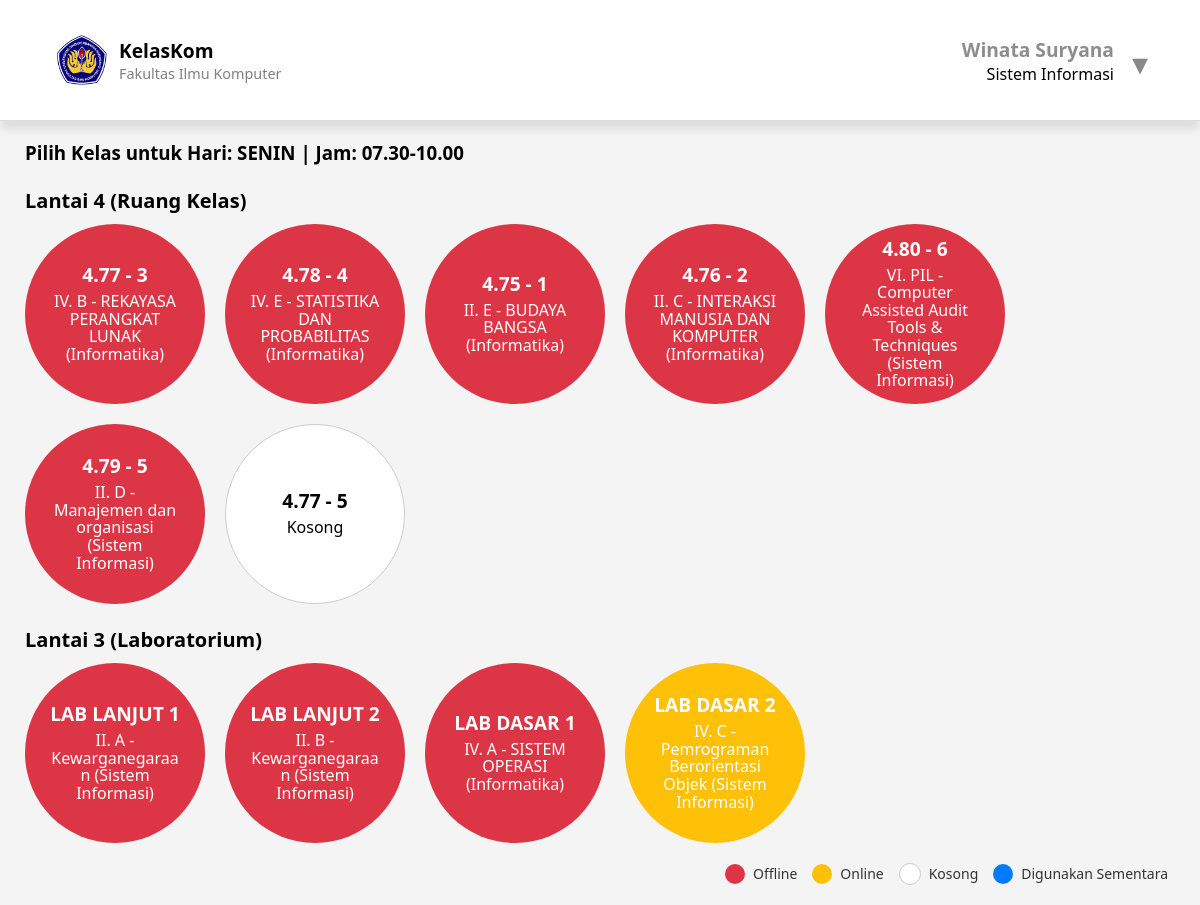
The page /KelasKom/PHP/PilihKelas.php?hari=SENIN&jam=07.30-10.00 (signed in) on the database its author committed.
### tables this page shows
CREATE TABLE `dosmhs` (
  `id_dosmhs` int(11) NOT NULL,
  `username` varchar(50) NOT NULL,
  `prodi` varchar(50) NOT NULL,
  `password` varchar(100) NOT NULL
);

CREATE TABLE `jadwal_matkul` (
  `id` int(11) NOT NULL,
  `hari` varchar(20) NOT NULL,
  `jam` varchar(20) NOT NULL,
  `kode_matkul` varchar(20) NOT NULL,
  `mata_kuliah` varchar(100) NOT NULL,
  `sks` int(1) NOT NULL,
  `dosen` varchar(100) NOT NULL,
  `kelas` varchar(20) NOT NULL,
  `ruangan` varchar(20) NOT NULL,
  `prodi` varchar(20) NOT NULL
);

### KelasKom/PHP/PilihKelas.php (the view, shortened to what this page needs)
<?php
include 'DbKelasKom.php';
$userType = '';
$userIdentifier = '';
if (isset($_SESSION['username'])) {
    $username = mysqli_real_escape_string($conn, $_SESSION['username']);
    $query_admin = mysqli_query($conn, "SELECT username FROM admin WHERE username = '$username'");
    if (mysqli_num_rows($query_admin) > 0) {
        $userType = 'Admin';
        $userIdentifier = $username;
    } else {
        $query_dosmhs = mysqli_query($conn, "SELECT username, prodi FROM dosmhs WHERE username = '$username'");
        if ($data = mysqli_fetch_assoc($query_dosmhs)) {
            $prodi = $data['prodi'];
            $query_dosen = mysqli_query($conn, "SELECT dosen FROM jadwal_matkul WHERE dosen = '$username'");
            if (mysqli_num_rows($query_dosen) > 0) {
                $userType = 'Dosen';
                $userIdentifier = $username;
            } else {
                $userType = ($prodi === 'Sistem Informasi' ? 'Sistem Informasi' : 'Informatika');
                $userIdentifier = $data['username'];
            }
        }
    }
}
$hari = isset($_GET['hari']) ? mysqli_real_escape_string($conn, urldecode($_GET['hari'])) : '';
$jam = isset($_GET['jam']) ? mysqli_real_escape_string($conn, urldecode($_GET['jam'])) : '';
$query_terisi = mysqli_query($conn, "SELECT ruangan, mata_kuliah, kelas, prodi FROM jadwal_matkul WHERE hari = '$hari' AND jam = '$jam'");
function tampilkan_ruangan($ruangan_semua, $isi_kelas, $room_status, $temp_changes, $filter_callback, $hapus_prefix = '') {
    global $hari, $jam, $userType, $userIdentifier;
    $current_time = time();
    foreach (array_unique($ruangan_semua) as $ruangan) {
        if (!$filter_callback($ruangan)) continue;
        $info = 'Kosong';
        $link = '';
        $class = 'kosong';
        $extra_info = '';
        if (isset($temp_changes[$ruangan])) {
            $status = 'temporary';
            $class = 'temporary';
            $info = $temp_changes[$ruangan]['kelas'] . ' - ' . $temp_changes[$ruangan]['mata_kuliah'] . ' (' . $temp_changes[$ruangan]['prodi'] . ')';
            $extra_info = '<span class="used-by">Digunakan sementara oleh ' . htmlspecialchars($temp_changes[$ruangan]['kelas']) . '</span>';
            if ($userType === 'Admin' || $userType === 'PJ Kelas') {
                $link = 'FormPerubahanJadwal.php?hari=' . urlencode($hari) . '&jam=' . urlencode($jam) . '&ruangan=' . urlencode($ruangan) . '&status=temporary';
            }
        } elseif (isset($isi_kelas[$ruangan])) {
            $status = isset($room_status[$ruangan]) && $room_status[$ruangan]['status'] === 'online' && (!isset($room_status[$ruangan]['timer_end']) || $room_status[$ruangan]['timer_end'] > $current_time) ? 'online' : 'offline';
            $class = $status;
            $info = $isi_kelas[$ruangan]['kelas'] . ' - ' . $isi_kelas[$ruangan]['mata_kuliah'] . ' (' . $isi_kelas[$ruangan]['prodi'] . ')';
        } else {
            if ($userType === 'Admin' || $userType === 'PJ Kelas') {
                $link = 'FormPerubahanJadwal.php?hari=' . urlencode($hari) . '&jam=' . urlencode($jam) . '&ruangan=' . urlencode($ruangan) . '&status=kosong';
            }
        }
        $ruangan_display = $hapus_prefix ? trim(preg_replace('/^' . preg_quote($hapus_prefix, '/') . '/i', '', $ruangan)) : $ruangan;
        if ($link && ($userType === 'Admin' || $userType === 'PJ Kelas')) {
            echo '<a href="' . $link . '">
                    <div class="kelas ' . $class . '">
                        <div class="judul-ruangan">' . htmlspecialchars($ruangan_display) . '</div>
                        <span>' . htmlspecialchars($info) . '</span>
                        ' . $extra_info . '
                    </div>
                  </a>';
        } else {
            echo '<div class="kelas ' . $class . '">
                    <div class="judul-ruangan">' . htmlspecialchars($ruangan_display) . '</div>
                    <span>' . htmlspecialchars($info) . '</span>
                    ' . $extra_info . '
                  </div>';
        }
    }
}
?>
<!DOCTYPE html>
<html lang="id">
<head>
  <link rel="stylesheet" href="../CSS/PilihKelas.css">
</head>
<body>
  <header>
    <div class="logo-section">
      <img src="../PIC/logo.png" alt="Logo Fasilkom" />
      <div class="logo-text">
        <span>KelasKom</span>
        <span>Fakultas Ilmu Komputer</span>
      </div>
    </div>
    <div class="user-dropdown">
      <div class="user-label">
        <div class="user-label-content">
          <div class="user-info">
            <strong><?php echo htmlspecialchars($userIdentifier); ?></strong><br />
            <?php echo htmlspecialchars($userType); ?>
          </div>
          <label for="toggle-dropdown" class="arrow">▾</label>
        </div>
      </div>
    </div>
  </header>
  <main>
    <h3>Pilih Kelas untuk Hari: <?= htmlspecialchars($hari) ?> | Jam: <?= htmlspecialchars($jam) ?></h3>
    <div class="lantai">Lantai 4 (Ruang Kelas)</div>
    <div class="kelas-grid">
    </div>
    <div class="lantai">Lantai 3 (Laboratorium)</div>
    <div class="kelas-grid">
    </div>
  </main>
  <div class="color-mean">
    <span class="legend-item offline">Offline</span>
    <span class="legend-item online">Online</span>
    <span class="legend-item kosong">Kosong</span>
    <span class="legend-item temporary">Digunakan Sementara</span>
  </div>
</body>
</html>

### KelasKom/CSS/PilihKelas.css (style rules this page uses)
* { box-sizing: border-box; text-decoration: none; }
body { margin: 0; font-family: 'Segoe UI', sans-serif; background: #f4f4f4; }
header { display: flex; justify-content: space-between; align-items: center; padding: 35px 32px; background-color: white; border-bottom: 1px solid #ddd; background-color: white; box-shadow: 0 8px 10px rgba(0, 0, 0, 0.1); }
.logo-section { display: flex; align-items: center; padding-left: 25px; }
.logo-section img { width: 50px; height: 50px; margin-right: 12px; }
.logo-text { display: flex; flex-direction: column; }
.logo-text span:first-child { font-weight: bold; font-size: 1.2em; }
.logo-text span:last-child { font-size: 0.9em; color: gray; }
.user-info { text-align: right; margin-right: 32px; }
.user-info strong { font-size: 1.2em; color: #8d8d8d; }
.user-dropdown { position: relative; display: inline-block; }
.user-label { cursor: pointer; display: inline-block; text-align: right; }
.user-label-content { display: flex; align-items: center; gap: 6px; }
.arrow { margin-left: -20px; margin-right: 20px; font-size: 2.0em; color: #888; position: relative; top: 2px; cursor: pointer; transition: color 0.2s ease; }
h3 { margin-left: 25px; }
.lantai { font-weight: bold; font-size: 20px; margin: 22px 25px 10px; }
.kelas-grid { display: flex; flex-wrap: wrap; gap: 20px; justify-content: flex-start; margin-left: 25px; }
.kelas { width: 180px; height: 180px; border-radius: 50%; text-align: center; padding: 8px; font-weight: bold; line-height: 1.1; display: flex; flex-direction: column; justify-content: center; align-items: center; cursor: pointer; transition: box-shadow 0.3s, transform 0.3s; }
.judul-ruangan { font-weight: bold; font-size: 1.2em; }
.kelas span { font-weight: normal; font-size: 16px; margin-top: 8px; padding: 0 10px; text-align: center; word-wrap: break-word; overflow-wrap: break-word; display: block; max-width: 150px; }
.kelas.kosong { background-color: white; color: black; border: 1px solid #ccc; }
.kelas.offline { background-color: #dc3545; color: white; }
.kelas.online { background-color: #ffc107; color: white; }
.color-mean { display: flex; justify-content: flex-end; gap: 15px; margin: 20px 32px; flex-wrap: wrap; }
.legend-item { display: flex; align-items: center; font-size: 14px; color: #333; }
.legend-item::before { content: ''; display: inline-block; width: 20px; height: 20px; border-radius: 50%; margin-right: 8px; }
.legend-item.offline::before { background-color: #dc3545; }
.legend-item.online::before { background-color: #ffc107; }
.legend-item.kosong::before { background-color: #ffffff; border: 1px solid #ccc; }
.legend-item.temporary::before { background-color: #007bff; }

### rows shown on the page
dosmhs: username "Winata Suryana", prodi "Sistem Informasi"
jadwal_matkul: info "IV. B - REKAYASA PERANGKAT LUNAK (Informatika)"
jadwal_matkul: info "IV. E - STATISTIKA DAN PROBABILITAS (Informatika)"
jadwal_matkul: info "II. E - BUDAYA BANGSA (Informatika)"
jadwal_matkul: info "II. C - INTERAKSI MANUSIA DAN KOMPUTER (Informatika)"
jadwal_matkul: info "VI. PIL - Computer Assisted Audit Tools & Techniques (Sistem Informasi)"
jadwal_matkul: info "II. D - Manajemen dan organisasi (Sistem Informasi)"
jadwal_matkul: info "II. A - Kewarganegaraan (Sistem Informasi)"
jadwal_matkul: info "II. B - Kewarganegaraan (Sistem Informasi)"
jadwal_matkul: info "IV. A - SISTEM OPERASI (Informatika)"
jadwal_matkul: info "IV. C - Pemrograman Berorientasi Objek (Sistem Informasi)"

### other values the page prints
$hari "SENIN"
$jam "07.30-10.00"
$ruangan_display "4.77 - 3"
$ruangan_display "4.78 - 4"
$ruangan_display "4.75 - 1"
$ruangan_display "4.76 - 2"
$ruangan_display "4.80 - 6"
$ruangan_display "4.79 - 5"
$ruangan_display "4.77 - 5"
$info "Kosong"
$ruangan_display "LAB LANJUT 1"
$ruangan_display "LAB LANJUT 2"
$ruangan_display "LAB DASAR 1"
$ruangan_display "LAB DASAR 2"
